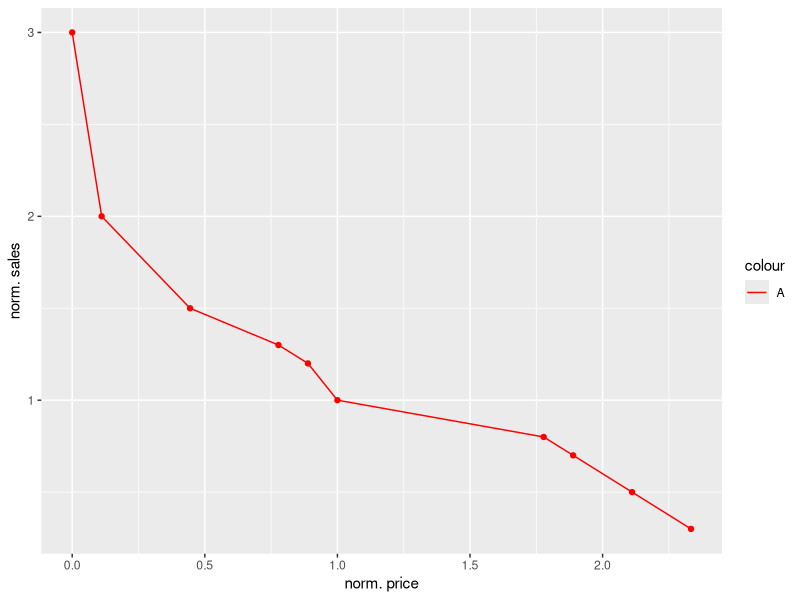
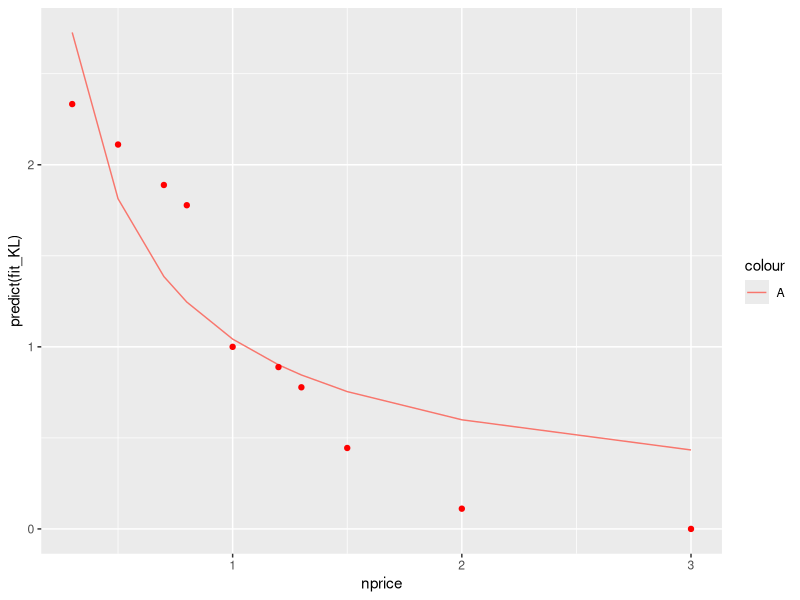
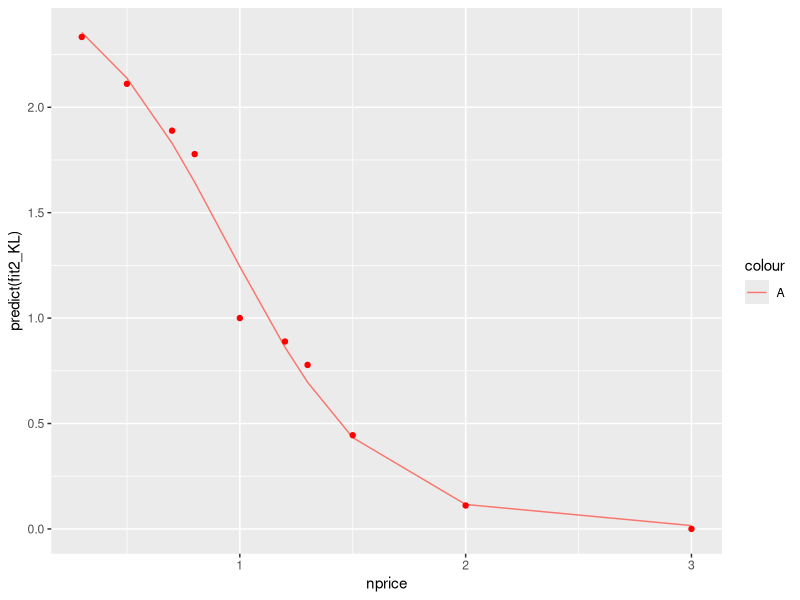

Write the R code that produced these figures, in order.
library(ggplot2)

KL <- read.csv(file = "KL_sales.csv")

#sales <- c(KL, KL, KL, HKI)

KL

norm_price = 10
norm_sales = 9


KL$nprice<-KL$price/norm_price
KL$nsales<-KL$sales/norm_sales

KL


ggplot(data=KL)+
  geom_line(mapping=aes(x=nsales,y=nprice,color="A"))+
  geom_point(mapping=aes(x=nsales,y=nprice),color="red")+
  labs(x="norm. price",y="norm. sales") +
  scale_color_manual(labels = c("A", "B"), values = c("red", "blue"))



fit_KL <- nls(f=nsales~a * nprice^b,data=KL, start = list(a = 1, b = -2.222))
summary(fit_KL)
r2<-1-sum(residuals(fit_KL)^2)/sum((fit_KL$m$lhs()-mean(fit_KL$m$lhs()))^2)
r2



ggplot(data=KL)+
  geom_line(mapping=aes(x=nprice,y=predict(fit_KL),color="A"))+
  geom_point(mapping=aes(x=nprice,y=nsales),color="red")


#Logistic model
a<-KL$nsales[1] - KL$nsales[10]
d<-KL$nsales[10]
slope<-(KL$nsales[4] - KL$nsales[6])/(KL$nprice[4] - KL$nprice[6])
c<-4*slope/a
b<--c
fit2_KL <- nls(nsales~a/(1+exp(-b-c*nprice))+d,data=KL,start=list(a=a,b=b,c=c,d=d))
summary(fit2_KL)
fit2_r2<-1-sum(residuals(fit2_KL)^2)/sum((fit2_KL$m$lhs()-mean(fit2_KL$m$lhs()))^2)
fit2_r2

ggplot(data=KL)+
  geom_line(mapping=aes(x=nprice,y=predict(fit2_KL),color="A"))+
  geom_point(mapping=aes(x=nprice,y=nsales),color="red")


net<-function(x) {
  nd<-data.frame(nprice=x)
  nsales<-predict(fit_KL,nd)
  # de-norm
  margin<- x * norm_price - 14.16 * nsales * norm_sales
  # de-norm
  sales <-nsales* norm_sales
  # de-norm
  price <- x * norm_price
  cost <- 14.16 * sales
  gross<-margin*sales
  net<-gross-cost
  print(cbind(x, nsales, margin, sales, price, cost, gross, net))
  
  
  
  #print(cbind(nsalesa,salesa,nsalesb,salesb,sfa,sfb,grossa,grossb,neta,netb,net))
  return(net)
}

net2<-function(x) {
  nd<-data.frame(nprice=x)
  nsales<-predict(fit2_KL,nd)
  # de-norm
  # revenue<- x * norm_price
  # de-norm
  sales <-nsales* norm_sales * 100
  # de-norm
  price <- x * norm_price
  number<-ceiling(sales/60)
  cost <- 850*number
  revenue<-price*sales
  net<-revenue-cost
  print(cbind(x, nsales, sales, number, price, cost, revenue, net))
  
  #print(cbind(nsalesa,salesa,nsalesb,salesb,sfa,sfb,grossa,grossb,neta,netb,net))
  return(net)
}

net2(2.5)
op<-optimize(f=net2,interval=c(0,20), maximum= TRUE)

op
